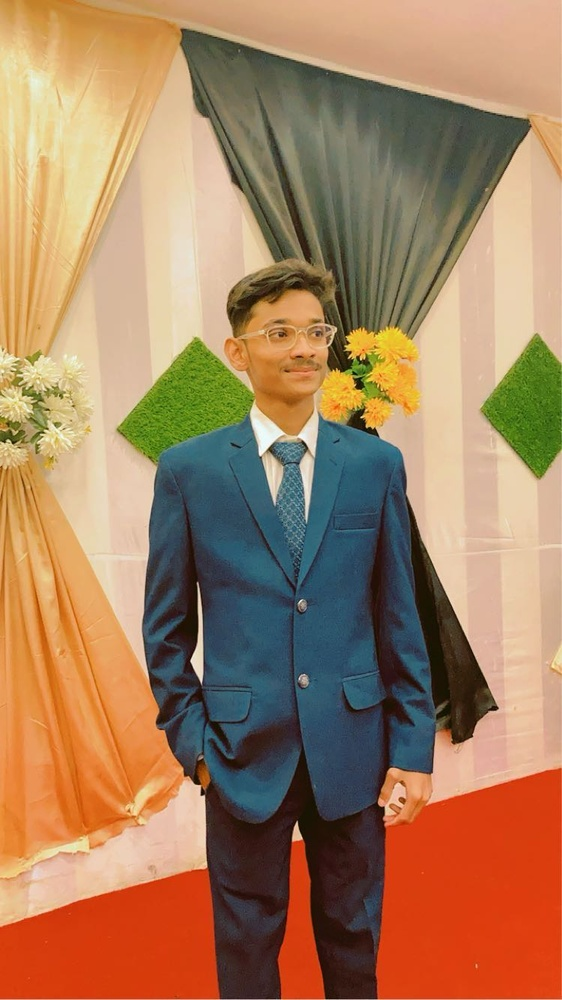
#> input picture sample.jpg, 562 x 1000 px, shrunk from 750 x 1334 before the run
$ python '3_Channel_Slicing&Isolation.py'
#> lines starting #> are read from the running program, lines starting #| are printed output that depends on the picture
import numpy as np
import matplotlib.pyplot as plt
from PIL import Image
import os

# 1. Find sample.jpg in the same folder as this Python file
script_dir = os.path.dirname(os.path.abspath(__file__))
image_path = os.path.join(script_dir, "sample.jpg")

# Load input image
img = np.array(Image.open(image_path))
#> img is the input picture: shape (1000, 562, 3); mean R, G, B 165, 127.7, 94.5

# 2. Extract 2D channel intensity grids using Axis 2 slicing
red = img[:, :, 0]
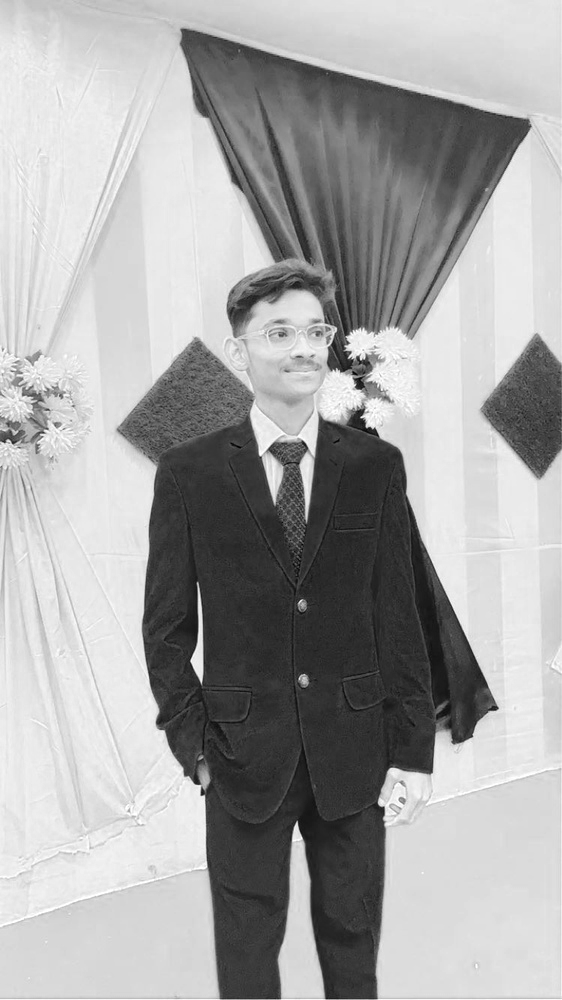
#> red: shape (1000, 562); min 0, max 255, mean 165
green = img[:, :, 1]
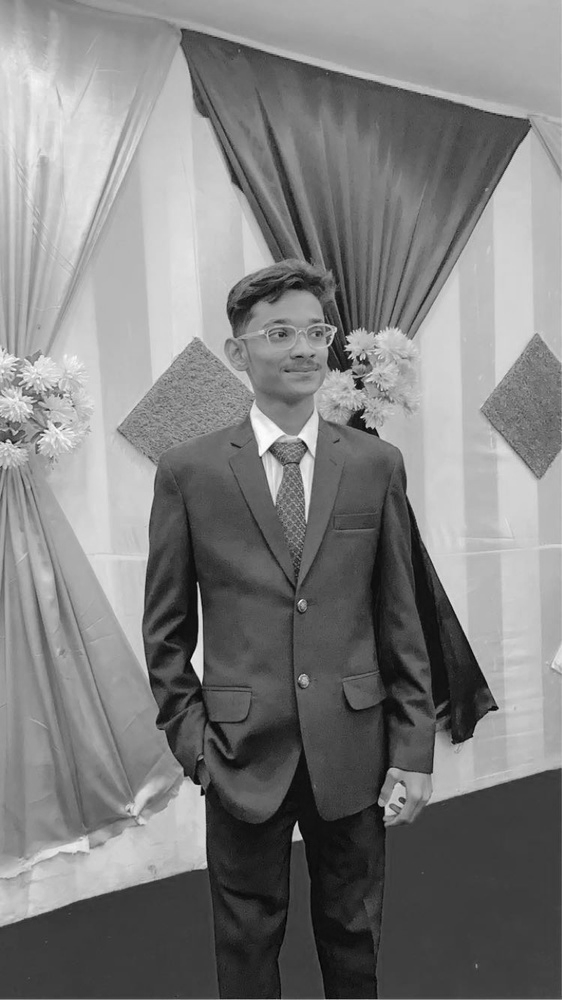
#> green: shape (1000, 562); min 0, max 255, mean 127.7
blue = img[:, :, 2]
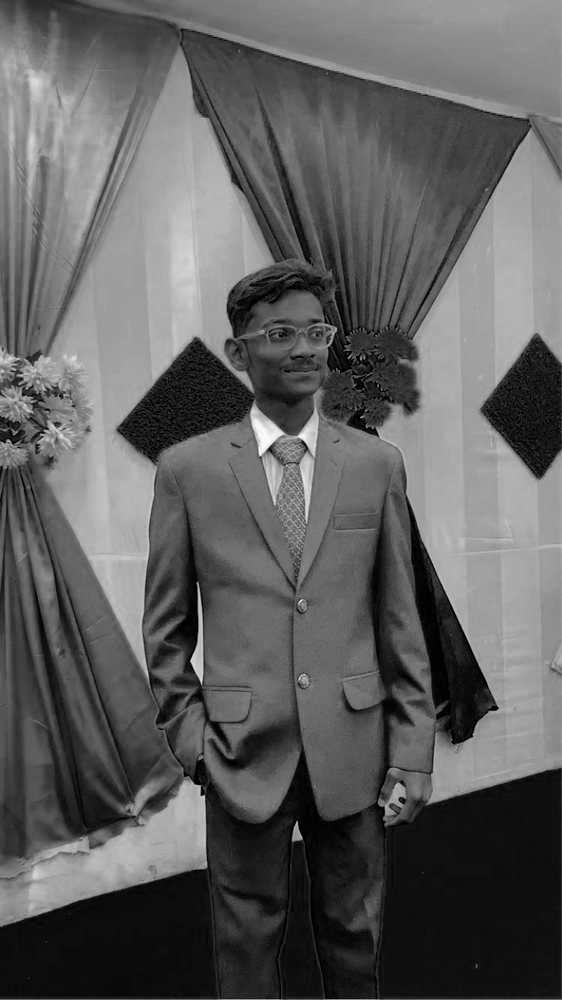
#> blue: shape (1000, 562); min 0, max 252, mean 94.5

# 3. Create isolated 3D color arrays
red_only = np.zeros_like(img)
green_only = np.zeros_like(img)
blue_only = np.zeros_like(img)

red_only[:, :, 0] = red
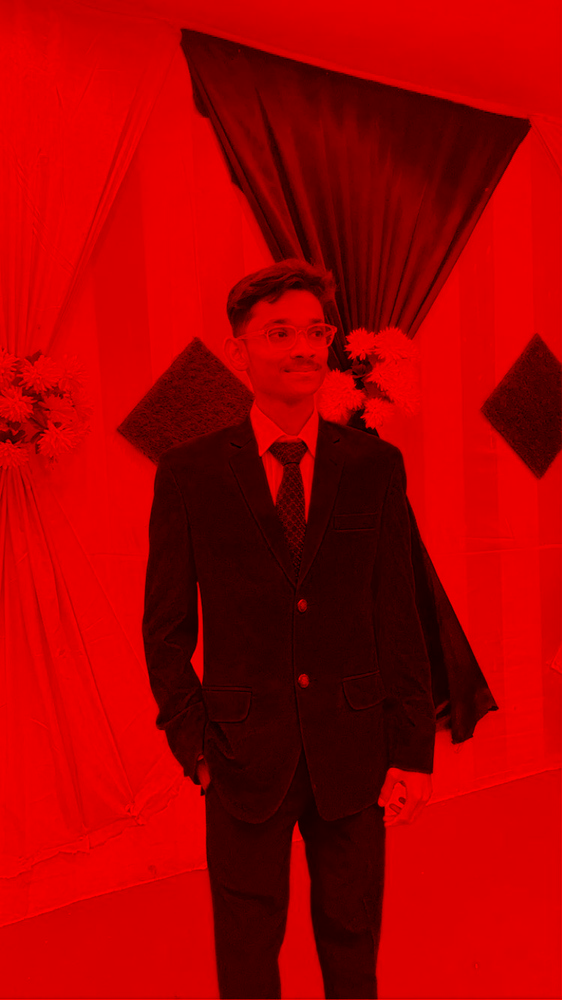
#> red_only: shape (1000, 562, 3); mean of channels 0, 1, 2 165, 0, 0; drawn as R, G, B
green_only[:, :, 1] = green
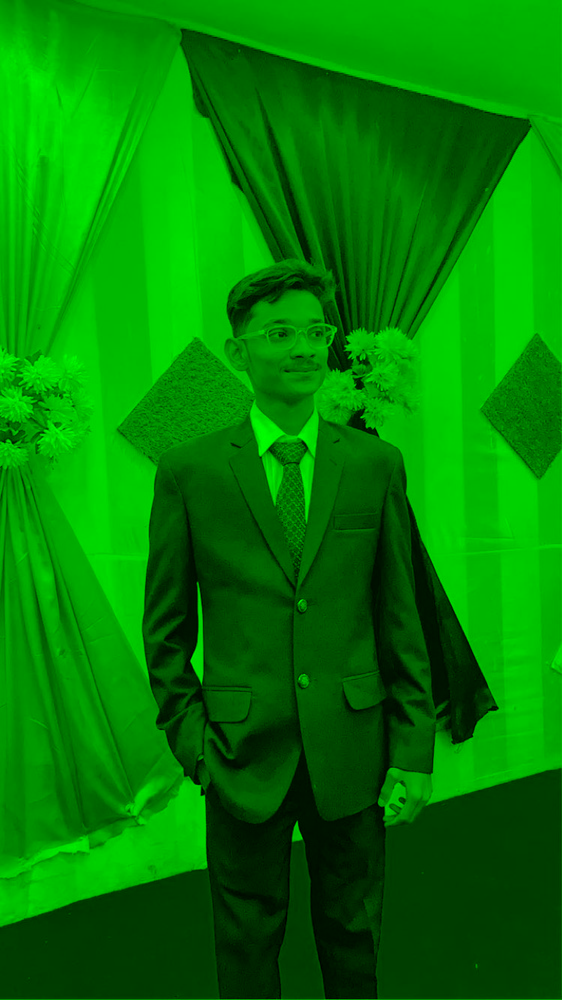
#> green_only: shape (1000, 562, 3); mean of channels 0, 1, 2 0, 127.7, 0; drawn as R, G, B
blue_only[:, :, 2] = blue
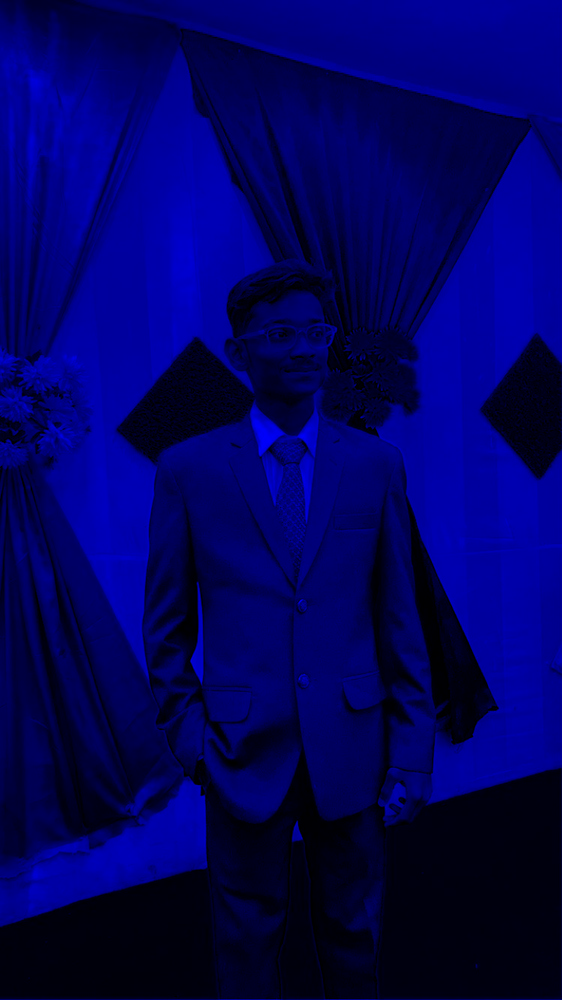
#> blue_only: shape (1000, 562, 3); mean of channels 0, 1, 2 0, 0, 94.5; drawn as R, G, B

# 4. Channel Extraction Summary
print("--- CHANNEL EXTRACTION SUMMARY ---")
print(f"Original Image Shape : {img.shape}")
#| Original Image Shape : (1000, 562, 3)
print(f"Red Channel 2D Shape : {red.shape} | Mean Intensity: {red.mean():.2f}")
#| Red Channel 2D Shape : (1000, 562) | Mean Intensity: 164.98
print(f"Green Channel 2D Shape: {green.shape} | Mean Intensity: {green.mean():.2f}")
#| Green Channel 2D Shape: (1000, 562) | Mean Intensity: 127.70
print(f"Blue Channel 2D Shape : {blue.shape} | Mean Intensity: {blue.mean():.2f}")
#| Blue Channel 2D Shape : (1000, 562) | Mean Intensity: 94.53

# 5. Display 2 × 3 subplot
fig, axes = plt.subplots(2, 3, figsize=(14, 8))

# Top row - isolated color images
axes[0, 0].imshow(red_only)
axes[0, 0].set_title("Red-Only")

axes[0, 1].imshow(green_only)
axes[0, 1].set_title("Green-Only")

axes[0, 2].imshow(blue_only)
axes[0, 2].set_title("Blue-Only")

# Bottom row - grayscale intensity maps
axes[1, 0].imshow(red, cmap="gray")
axes[1, 0].set_title("Red Intensity")

axes[1, 1].imshow(green, cmap="gray")
axes[1, 1].set_title("Green Intensity")

axes[1, 2].imshow(blue, cmap="gray")
axes[1, 2].set_title("Blue Intensity")

# Hide axes
for ax in axes.flat:
    ax.axis("off")

plt.tight_layout()

print("Display Window : Matplotlib 2x3 Subplot Grid Rendered.")

plt.show()
